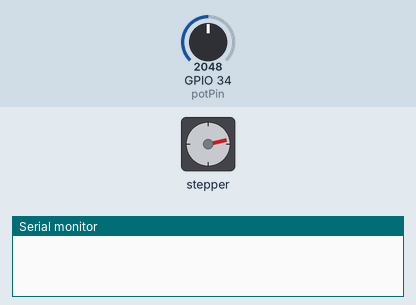
Simulated run of this sketch. Board: ESP32. On the bench: stepper motor, the last lines printed to the serial monitor. Wiring (inferred from the names in the program): stepper motor driver (200 steps per turn assumed): step GPIO 33; direction GPIO 32; enable GPIO 23. The inputs (shaded band) are chosen by the test bench; at power-on: GPIO 34 (potPin) = 2048.

Above: at 1.2 s.
1.3 s: GPIO 34 (potPin) set to 3603
4.3 s: GPIO 34 (potPin) set to 210
At 5.7 s:
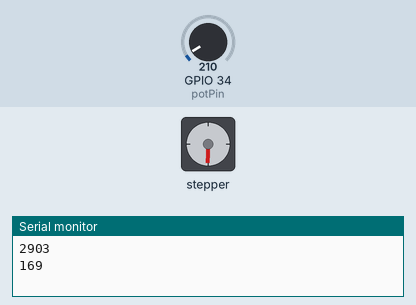
10.3 s: GPIO 34 (potPin) set to 4095
At 11.5 s:
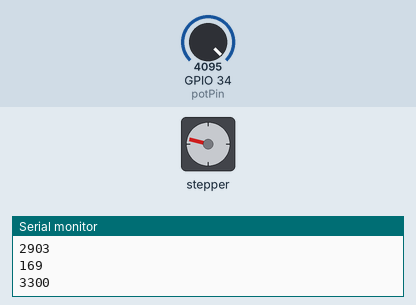
13.3 s: GPIO 34 (potPin) set to 0
At 13.8 s:
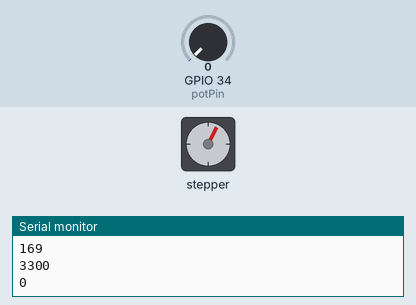
Timing chart, 0 to 69.8 s (numbered marks = the images above; inputs shaded):
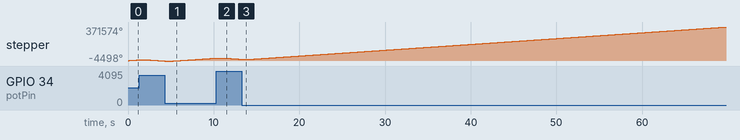

The sketch:

StepperPotTest.ino
```cpp
#define dirPin 32
#define stepPin 33
#define potPin 34
#define enablePin 23
#define potLowerLimit 250
#define potUpperLimit 2850
#define dirUP HIGH
#define dirDown LOW
#define stepperStepTime 80


void setup() {
  // put your setup code here, to run once:
  Serial.begin(115200);
  pinMode(stepPin, OUTPUT);
  pinMode(dirPin, OUTPUT);
  pinMode(potPin, INPUT);
  pinMode(enablePin, OUTPUT);
  digitalWrite(enablePin, LOW);
}

int readPot(){
  return analogReadMilliVolts(potPin);
}

void loop() {
  // put your main code here, to run repeatedly:
  digitalWrite(dirPin, dirUP);
  int pot = readPot();
  while(pot <= potUpperLimit){
        digitalWrite(stepPin, HIGH);
        delayMicroseconds(stepperStepTime);
        digitalWrite(stepPin, LOW);
        delayMicroseconds(stepperStepTime);
        pot = readPot();
  }
  Serial.println(pot);
  delay(1000);
  digitalWrite(dirPin, dirDown);
  pot = readPot();
  while(pot >= potLowerLimit){
        digitalWrite(stepPin, HIGH);
        delayMicroseconds(stepperStepTime);
        digitalWrite(stepPin, LOW);
        delayMicroseconds(stepperStepTime);
        pot = readPot();
  }
  Serial.println(pot);
  delay(1000);
}
```
